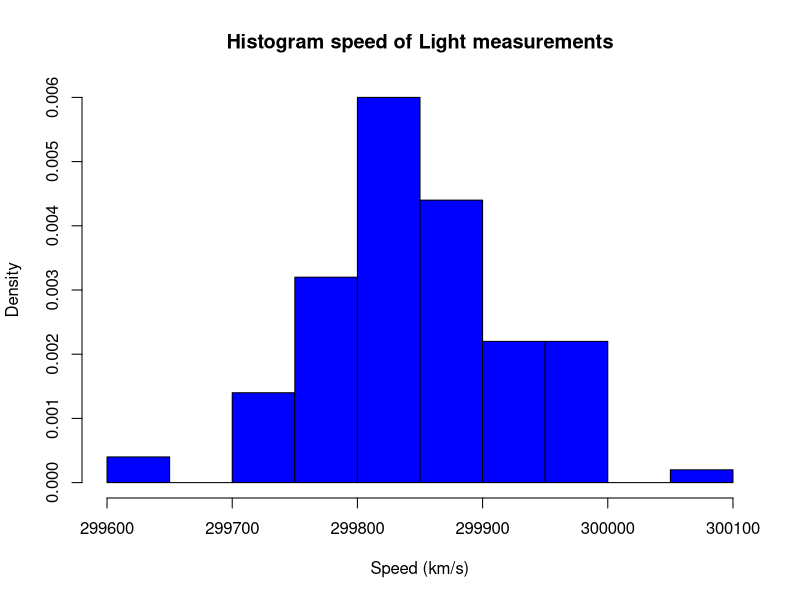

Recreate this plot in R.
# speed of light analysis
data(morley)

# examine the structure
str(morley)

# get first few rows(6 on default)
head(morley)

# find the dimensions of the dataset

# get Speed column
speed <- morley$Speed

speed_in_kms <- speed / 10
cat(speed_in_kms)

speed_mean <- mean(speed)
speed_std <- sd(speed)
speed_min <- min(speed)
speed_max <- max(speed)
speed_1st_quart <- quantile(
  speed,
  probs = seq(0, 1, 0.25), na.rm = FALSE
)
speed_3rd_quart <- quantile(
  speed,
  probs = seq(0, 1, 0.75), na.rm = FALSE
)

# histogram stuff

light_speed_kms <- speed + 299000

hist(light_speed_kms,
  main = "Histogram speed of Light measurements",
  xlab = "Speed (km/s)",
  col = "blue",
  breaks = 10,
  probability = TRUE
)

# term by term calculation
# geometric series

r <- 0.5
n <- 10

# numeric creates vector with terms stored
terms <- numeric(n + 1)
for (k in 0:n) {
  terms[k + 1] <- r^k
  cat("r^", k, " = ", terms[k + 1], "\n", sep = "")
}

terms <- r^(0:n) # calculates all terms at once
print(terms)

